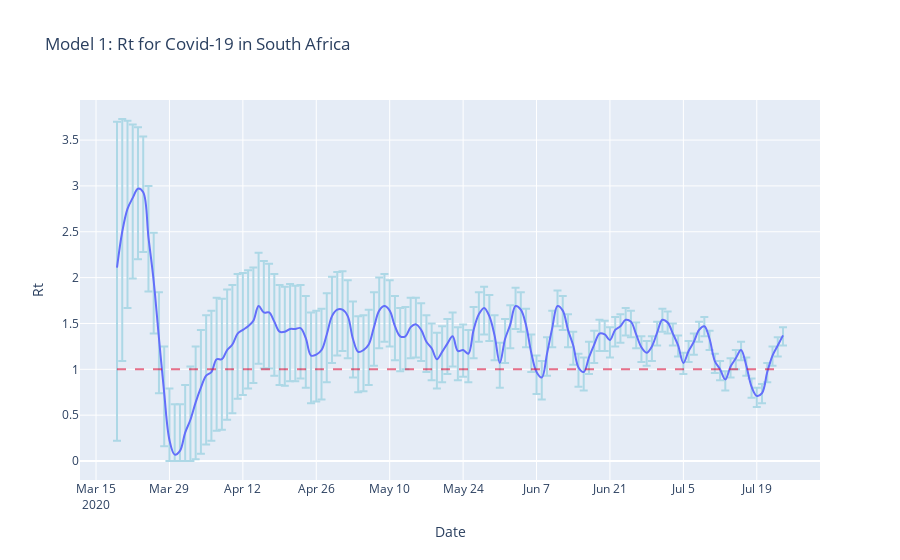

Notebook code cell kept with this figure:
### Code cell
fig_rt1 = px.line(state_single, x='Date', y='Rt',
              error_y='e_plus', error_y_minus='e_minus',
              title='Model 1: Rt for Covid-19 in South Africa', line_shape='spline')
fig_rt1.update_traces(hovertemplate=None)
fig_rt1.update_layout(hovermode="x")
fig_rt1['data'][0]['error_y']['color'] = 'lightblue'

fig_rt1.add_shape(
    type="line",
    xref="x",
    yref="y",
    x0=X0rt1,
    y0=1,
    x1=X2rt1,
    y1=1,
    opacity=0.6,
    line=dict(
        color="Crimson",
        width=2,
        dash='dash'
))

fig_rt1.show()
